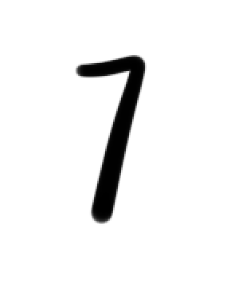
#> input picture Code/CNN_recognization_jupyter/a1.png, 246 x 298 px, given in place of input.jpg, which was not available
$ python pre_process.py
#> lines starting #> are read from the running program, lines starting #| are printed output that depends on the picture; after the words box and inside, x2 and y2 are one past the last pixel; in counts of white or black regions, pixels touching at a corner belong together; pictures that were not available may be replaced by others from this repository, and a replacement may not be noted
import numpy as np
import cv2
import matplotlib.pyplot as plt
import tensorflow as tf
import os
# #####设置参数#######################
widthImg = 640
heightImg = 480
kernal = np.ones((5, 5))
minArea = 100

os.chdir('.')

# 获取当前目录下的所有文件
files = os.listdir('.')

# 遍历文件并删除以 'a' 开头且为 .jpg 的文件
for file in files:
    if file.startswith('a') and file.lower().endswith('.jpg'):
        file_path = os.path.join('.', file)
        try:
            # 尝试删除文件
            os.remove(file_path)
            print(f"Deleted {file_path}")
        except OSError as e:
            # 捕获并打印异常
            print(f"Error: {e.strerror} : {file_path}")

def preProcessing(img):
    imgGray = cv2.cvtColor(img, cv2.COLOR_BGR2GRAY)
    imgBlur = cv2.GaussianBlur(imgGray, (5, 5), 1)
    imgCanny = cv2.Canny(imgBlur, 200, 200)
    imgDial = cv2.dilate(imgCanny, kernal, iterations=2)        # 膨胀操作
    imgThres = cv2.erode(imgDial, kernal, iterations=1)         # 腐蚀操作
    return imgThres

def getContours(img):
    imgGet = np.array([[], []])
    x, y, w, h, xx, yy, ss = 0, 0, 10, 10, 20, 20, 10 #数据初始化
    contours, noUse = cv2.findContours(img, cv2.RETR_EXTERNAL, cv2.CHAIN_APPROX_NONE)  # 检索外部轮廓
    contours = sorted(contours, key=lambda c: cv2.boundingRect(c)[0])

    distance_threshold= 44

    # 初始化上一个轮廓的边界框变量
    prev_rect = cv2.boundingRect(contours[0])
    filtered_contours = [contours[0]]
    # 遍历轮廓列表
    for i, contour in enumerate(contours):
        if i == 0:
            continue  # 跳过第一个轮廓
        # 计算当前轮廓的边界框
        rect = cv2.boundingRect(contour)
        x, y, w, h = rect
        center = (int(x + w / 2), int(y + h / 2))

        # 如果 prev_rect 不是 None，则计算距离

        prev_x, prev_y, prev_w, prev_h = prev_rect
        prev_center = (int(prev_x + prev_w / 2), int(prev_y + prev_h / 2))

        # 计算两个中心点之间的欧氏距离
        distance = np.linalg.norm(np.array(center) - np.array(prev_center))
        # print(f"Distance between contour {i-1} and contour {i}: {distance}")
        if distance < distance_threshold:
            continue  # 跳过当前轮廓
        # 添加当前轮廓到 filtered_contours
        filtered_contours.append(contour)
    # 更新 prev_rect 为当前轮廓的边界框
        prev_rect = rect

    for index, count in enumerate(filtered_contours):
        area = cv2.contourArea(count)
        if area > minArea:  #面积大于特定值则识别为数字或者符号


            #cv2.drawContours(imgCopy, count, -1, (0, 0, 255), 4)  #轮廓获取可视化在copy上
            peri = cv2.arcLength(count, True)  # 计算周长
            approx = cv2.approxPolyDP(count, 0.02 * peri, True)
            x, y, w, h = cv2.boundingRect(approx)

            a = (w+h)//2
            dd = abs((w-h)//2)      # 边框的差值

        # 这里直接取外接矩形的图像试试，就不要return坐标了
            imgGet = imgProcess[y-50:y+h+50, x-20:x+w+20]


            if w <= h:  # 得到一个正方形框，边界往外扩充10像素,黑色边框
                imgGet = cv2.copyMakeBorder(imgGet, 30, 30, 30 + dd, 30 + dd, cv2.BORDER_CONSTANT,value=[0, 0, 0])
                xx = x-dd-10
                yy = y-10
                ss = h+20

                # cv2.rectangle(imgCopy, (x-20, y-90), (x+w+20, y+h+90), (0, 255, 0), 2)    # 看看框选的效果，在imgCopy中
                # plt.imshow(cv2.cvtColor(imgCopy, cv2.COLOR_BGR2RGB))
                # plt.show()

                # print(a+dd, h)
            else:               # 边界往外扩充10像素值
                imgGet = cv2.copyMakeBorder(imgGet, 30 + dd, 30 + dd, 30, 30, cv2.BORDER_CONSTANT, value=[0, 0, 0])
                xx = x-10
                yy = y-dd-10
                ss = w+20

                # [5 lines of commented-out code are left out]

        Temptuple = (imgGet,xx,yy,ss)       # 将图像及其坐标放在一个元组里面，然后再放进一个列表里面就可以访问了
        borderlist.append(Temptuple)

    return borderlist


img = cv2.imread("input.jpg",cv2.IMREAD_COLOR)
#> img is the input picture: shape (298, 246, 3); min 0, max 255, mean 242
resized_img = cv2.resize(img, (widthImg, heightImg))
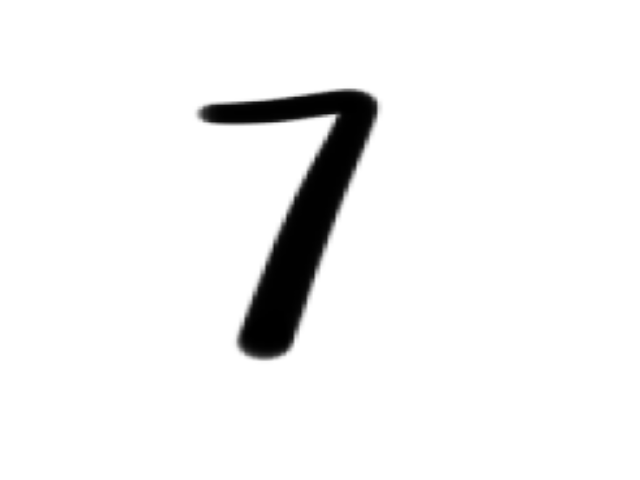
#> resized_img: shape (480, 640, 3); min 0, max 255, mean 242
# cv2.imshow('Resized Image', resized_img)
# plt.show()
imgCopy = resized_img.copy()
borderlist = [] #边缘列表
imgProcess = preProcessing(resized_img)
#> in preProcessing, `imgCanny = cv2.Canny(imgBlur, 200, 200)`:
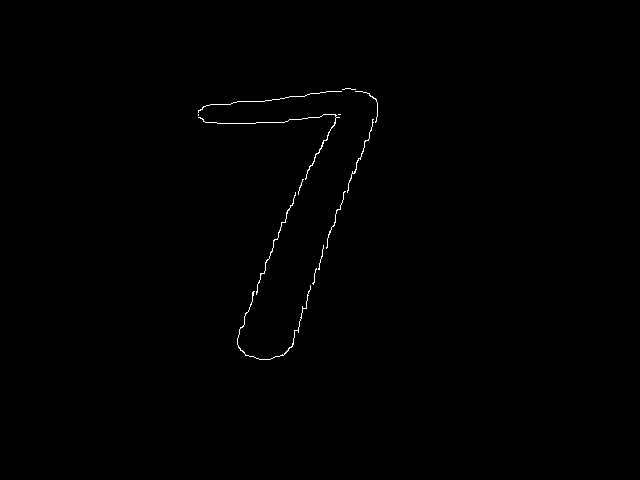
#> imgCanny: shape (480, 640); 0.34% white in thin lines or dots, all inside (x1, y1, x2, y2) = (198, 88, 378, 360)
#> in preProcessing, `imgDial = cv2.dilate(imgCanny, kernal, iterations=2)`:
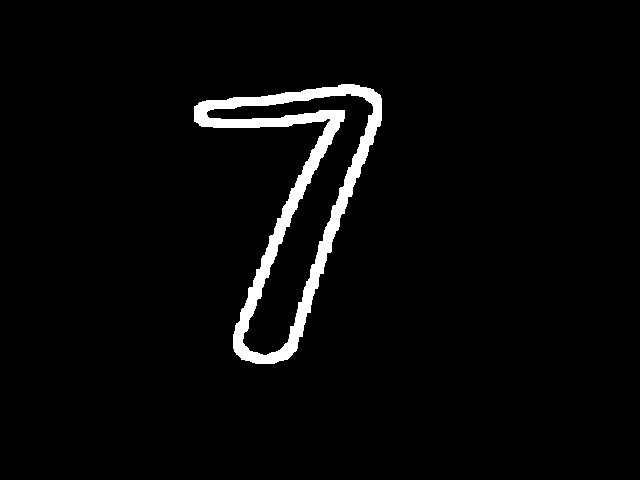
#> imgDial: shape (480, 640); 3.3% white; 1 white region, box (x1, y1, x2, y2) and area: (194, 84, 382, 364) 10061
#> in preProcessing, `imgThres = cv2.erode(imgDial, kernal, iterations=1)`:
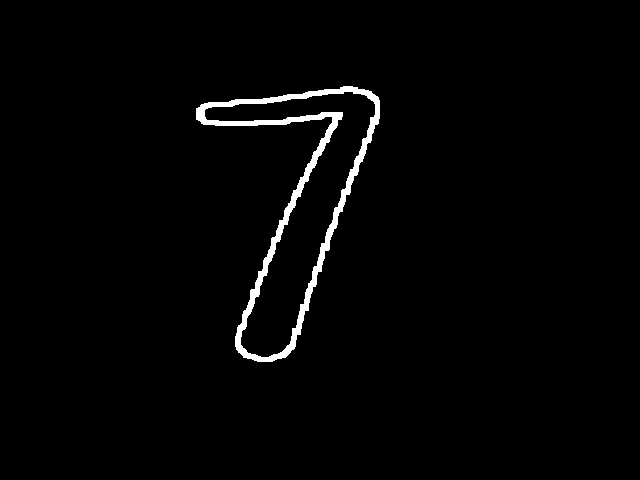
#> imgThres: shape (480, 640); 1.8% white; 1 white region
# plt.imshow(cv2.cvtColor(imgProcess, cv2.COLOR_BGR2RGB))
# plt.show()

borderlist = getContours(imgProcess)
#> in getContours, `contours, noUse = cv2.findContours(img, cv2.RETR_EXTERNAL, cv2.CHAIN_A..`: contours = 1 contour; box (x1, y1, x2, y2) and area: (196, 86, 380, 362) 18224; noUse = [[-1, -1, -1, -1]]
#> in getContours, `prev_rect = cv2.boundingRect(contours[0])`: prev_rect = (196, 86, 184, 276)
#> in getContours, `filtered_contours = [contours[0]]`: filtered_contours has the same summary as contours
#> the loop in getContours, `for i, contour in enumerate(contours):` made 1 pass
#> the loop in getContours, `for index, count in enumerate(filtered_contours):` made 1 pass
#> (area, peri, x, y, w, h, a, dd) on pass 1: (18224, 1010.8, 196, 91, 176, 267, 221, 46)
#> pass 1, in getContours, `imgGet = imgProcess[y-50:y+h+50, x-20:x+w+20]`:
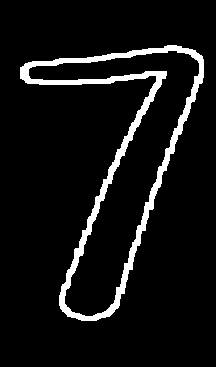
#> imgGet: shape (367, 216); 7.1% white; 1 white region, box (x1, y1, x2, y2) and area: (20, 45, 204, 321) 5613
#> pass 1, in getContours, `imgGet = cv2.copyMakeBorder(imgGet, 30, 30, 30 + dd, 30 + dd, cv2.BORD..`:
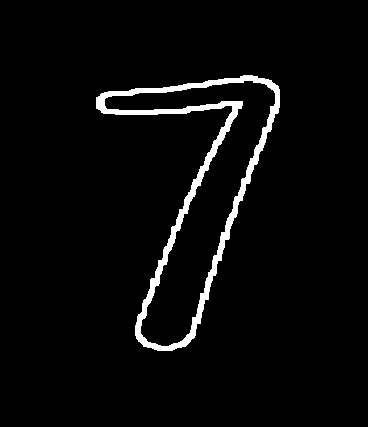
#> imgGet: shape (427, 368); 3.6% white; 1 white region, box (x1, y1, x2, y2) and area: (96, 75, 280, 351) 5613
#> after the loop in getContours, `for index, count in enumerate(filtered_contours):`: borderlist = 1 item

# for index, (imgGet, xx, yy, ss) in enumerate(borderlist):
#         # 使用matplotlib显示图像
#         plt.figure(figsize=(10, 10))  # 你可以根据需要调整图像大小
#         plt.imshow(cv2.cvtColor(imgGet, cv2.COLOR_BGR2RGB))
#         plt.title(f'Image {index}')
#         plt.axis('off')  # 关闭坐标轴显示
#         plt.show()

for index, (imgGet, xx, yy, ss) in enumerate(borderlist, start=1):  # 从1开始枚举
    filename = f'a{index}.jpg'
    cv2.imwrite(filename, imgGet)
#> this loop made 1 pass
#> (index, xx, yy, ss, filename) on pass 1: (1, 140, 81, 287, 'a1.jpg')

$ run again, on Code/project/backend/11.png
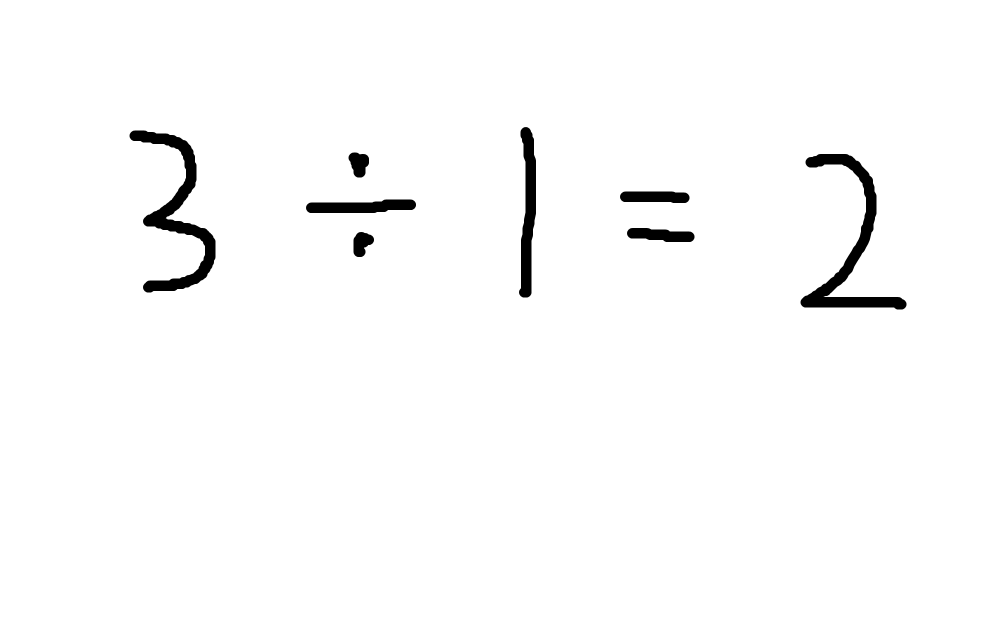
#> input picture Code/project/backend/11.png, 1961 x 1237 px, given in place of input.jpg, which was not available (shown at 1/2 size)
#> img is the input picture: shape (1237, 1961, 3); min 0, max 255, mean 250
#> in preProcessing, `imgCanny = cv2.Canny(imgBlur, 200, 200)`:
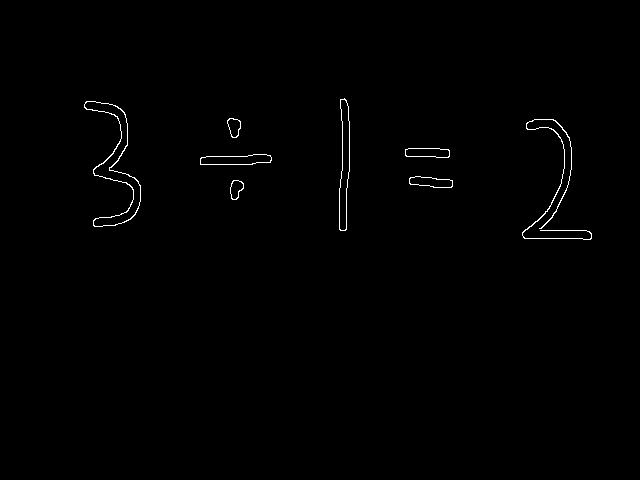
#> imgCanny: shape (480, 640); 0.57% white in thin lines or dots, all inside (x1, y1, x2, y2) = (84, 98, 592, 240)
#> imgDial: shape (480, 640); 4.8% white; 8 white regions, largest, box (x1, y1, x2, y2) and area: (80, 97, 145, 231) 4148, (518, 115, 596, 244) 4053, (335, 94, 354, 235) 2286
#> imgThres: shape (480, 640); 3.4% white; 8 white regions
#> contours = 8 contours; box (x1, y1, x2, y2) and area: (82, 99, 143, 229) 2856, (520, 117, 594, 242) 2788, (337, 96, 352, 233) 1509, (198, 152, 274, 167) 902, (403, 146, 452, 160) 580, (407, 174, 455, 190) 574, (225, 116, 243, 140) 326, (228, 178, 246, 202) 322; noUse = [[1, -1, -1, -1], [2, 0, -1, -1], [3, 1, -1, -1], [4, 2, -1, -1], [5, 3, -1, -1], [6, 4, -1, -1], [7, 5, -1, -1], [-1, 6, -1, -1]]
#> in getContours, `prev_rect = cv2.boundingRect(contours[0])`: prev_rect = (82, 99, 61, 130)
#> in getContours, `filtered_contours = [contours[0]]`: filtered_contours = 1 contour; box (x1, y1, x2, y2) and area: (82, 99, 143, 229) 2856
#> the loop in getContours, `for i, contour in enumerate(contours):` made 8 passes
#> (x, y, w, h, center, prev_x, prev_y, prev_w) on passes 2 to 8: (198, 152, 76, 15, (236, 159), 82, 99, 61), (225, 116, 18, 24, (234, 128), 198, 152, 76), (228, 178, 18, 24, (237, 190), 198, 152, 76), (337, 96, 15, 137, (344, 164), 198, 152, 76), (403, 146, 49, 14, (427, 153), 337, 96, 15), (407, 174, 48, 16, (431, 182), 403, 146, 49), (520, 117, 74, 125, (557, 179), 403, 146, 49)
#> after the loop in getContours, `for i, contour in enumerate(contours):`: filtered_contours = 5 contours; box (x1, y1, x2, y2) and area: (82, 99, 143, 229) 2856, (520, 117, 594, 242) 2788, (337, 96, 352, 233) 1509, (198, 152, 274, 167) 902, (403, 146, 452, 160) 580
#> the loop in getContours, `for index, count in enumerate(filtered_contours):` made 5 passes
#> (area, peri, approx, x, y, w, h, a) on passes 2 to 4: (902.5, 172.7, [[273, 155], [198, 156], [198, 166], [272, 164]], 198, 155, 76, 12, 44), (1509, 294.6, [[342, 96], [337, 231], [347, 232], [351, 119]], 337, 96, 15, 137, 76), (580, 118.5, [[403, 147], [404, 158], [451, 158], [450, 147]], 403, 147, 49, 12, 30)
#> pass 2, in getContours, `imgGet = cv2.copyMakeBorder(imgGet, 30 + dd, 30 + dd, 30, 30, cv2.BORD..`:
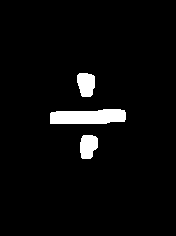
#> imgGet: shape (236, 176); 4.1% white; 3 white regions, box (x1, y1, x2, y2) and area: (50, 109, 126, 124) 988, (77, 73, 95, 97) 360, (80, 135, 98, 159) 356
#> after the loop in getContours, `for index, count in enumerate(filtered_contours):`: borderlist = 5 items
#> the loop `for index, (imgGet, xx, yy, ss) in enumerate(borderlist, start=1):` made 5 passes
#> (xx, yy, ss, filename) on passes 1 to 5: (39, 89, 149, 'a1.jpg'), (188, 113, 96, 'a2.jpg'), (266, 86, 157, 'a3.jpg'), (393, 119, 69, 'a4.jpg'), (484, 107, 145, 'a5.jpg')
